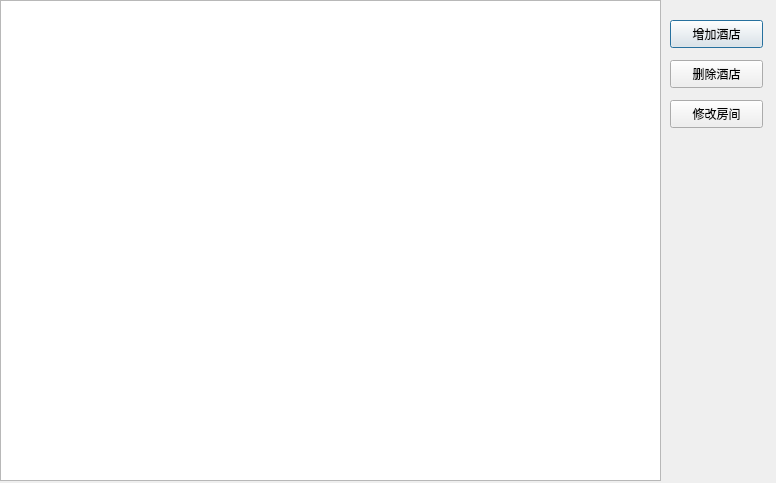
<?xml version="1.0" encoding="UTF-8"?>
<ui version="4.0">
 <class>Table_hotel</class>
 <widget class="QDialog" name="Table_hotel">
  <property name="geometry">
   <rect>
    <x>0</x>
    <y>0</y>
    <width>776</width>
    <height>483</height>
   </rect>
  </property>
  <property name="windowTitle">
   <string>Dialog</string>
  </property>
  <widget class="QPushButton" name="addhotel">
   <property name="geometry">
    <rect>
     <x>670</x>
     <y>20</y>
     <width>93</width>
     <height>28</height>
    </rect>
   </property>
   <property name="text">
    <string>增加酒店</string>
   </property>
  </widget>
  <widget class="QPushButton" name="deletehotel">
   <property name="geometry">
    <rect>
     <x>670</x>
     <y>60</y>
     <width>93</width>
     <height>28</height>
    </rect>
   </property>
   <property name="text">
    <string>删除酒店</string>
   </property>
  </widget>
  <widget class="QPushButton" name="addroom">
   <property name="geometry">
    <rect>
     <x>670</x>
     <y>100</y>
     <width>93</width>
     <height>28</height>
    </rect>
   </property>
   <property name="text">
    <string>修改房间</string>
   </property>
  </widget>
  <widget class="QTableView" name="tableView">
   <property name="geometry">
    <rect>
     <x>0</x>
     <y>0</y>
     <width>661</width>
     <height>481</height>
    </rect>
   </property>
  </widget>
 </widget>
 <resources/>
 <connections/>
</ui>
